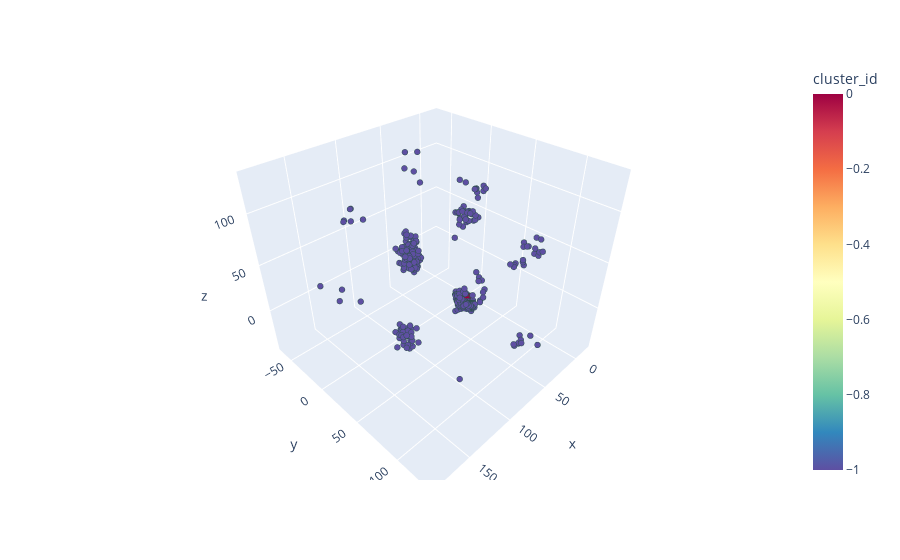

Notebook code for this chart:
### Code cell
# fig = px.scatter_3d(df_clustered[df_clustered['cluster_id'] != -1],
fig = px.scatter_3d(df_clustered,
                    x='x',
                    y='y',
                    z='z',
                    color='cluster_id',
                    color_continuous_scale='Spectral_r')

fig.update_traces(marker=dict(size=2,
                              line=dict(width=2,
                                        color='DarkSlateGrey')),
                  selector=dict(mode='markers'))

fig.update_scenes(aspectmode='data')

### Figure 1 — Plotly figure (JSON) as saved in the notebook; plotly's stock layout.template omitted (floating-point values rounded to 4 significant figures; data arrays with more than 128 entries replaced by an {"elided": "..."} marker saying what was removed)
{"data": [{"hovertemplate": "x=%{x}<br>y=%{y}<br>z=%{z}<br>cluster_id=%{marker.color}<extra></extra>", "legendgroup": "", "marker": {"color": {"elided": "696 int values"}, "coloraxis": "coloraxis", "line": {"color": "DarkSlateGrey", "width": 2}, "size": 2, "symbol": "circle"}, "mode": "markers", "name": "", "scene": "scene", "showlegend": false, "type": "scatter3d", "x": {"elided": "696 float values"}, "y": {"elided": "696 float values"}, "z": {"elided": "696 float values"}}], "layout": {"coloraxis": {"colorbar": {"title": {"text": "cluster_id"}}, "colorscale": [[0, "rgb(94,79,162)"], [0.1, "rgb(50,136,189)"], [0.2, "rgb(102,194,165)"], [0.3, "rgb(171,221,164)"], [0.4, "rgb(230,245,152)"], [0.5, "rgb(255,255,191)"], [0.6, "rgb(254,224,139)"], [0.7, "rgb(253,174,97)"], [0.8, "rgb(244,109,67)"], [0.9, "rgb(213,62,79)"], [1, "rgb(158,1,66)"]]}, "legend": {"tracegroupgap": 0}, "margin": {"t": 60}, "scene": {"aspectmode": "data", "domain": {"x": [0, 1], "y": [0, 1]}, "xaxis": {"title": {"text": "x"}}, "yaxis": {"title": {"text": "y"}}, "zaxis": {"title": {"text": "z"}}}}}
